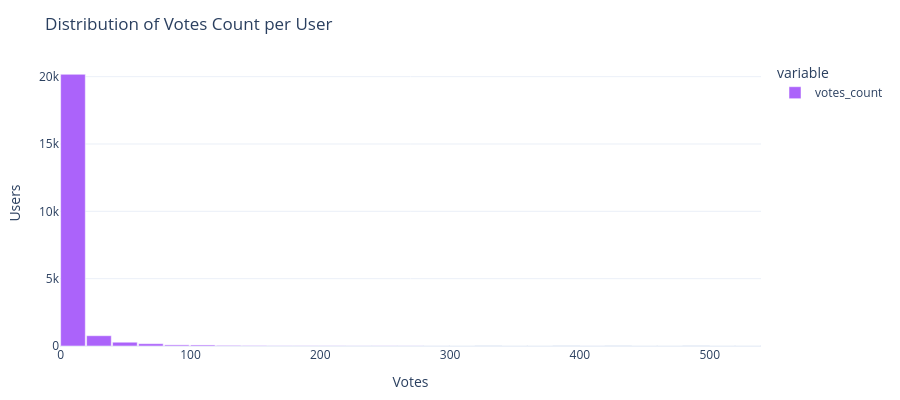

Source (notebook cell):
### Markdown cell above
# Distribution of votes count

How are user votes distributed?

### Code cell
s = pd.to_numeric(df['votes_count'], errors='coerce')
fig = px.histogram(
    s.dropna(), nbins=30,
    title='Distribution of Votes Count per User',
    labels={'value': 'Votes', 'count': 'Users'},
    color_discrete_sequence=['#AB63FA']
)
fig.update_traces(marker_line_color='white', marker_line_width=0.5)
fig.update_layout(bargap=0.05,
                  height=max(DEFAULT_HEIGHT - 20, 400),
                  xaxis_title='Votes', yaxis_title='Users')
fig.show()

save_plotly(fig, name='votes_count_distribution', description='Histogram of votes count per user', friendly_name='Votes Count Distribution')

### Figure 1 — Plotly figure (JSON) as saved in the notebook; plotly's stock layout.template omitted (floating-point values rounded to 4 significant figures; data arrays with more than 128 entries replaced by an {"elided": "..."} marker saying what was removed)
{"data": [{"bingroup": "x", "hovertemplate": "variable=votes_count<br>Votes=%{x}<br>count=%{y}<extra></extra>", "legendgroup": "votes_count", "marker": {"color": "#AB63FA", "line": {"color": "white", "width": 0.5}, "pattern": {"shape": ""}}, "name": "votes_count", "nbinsx": 30, "orientation": "v", "showlegend": true, "type": "histogram", "x": {"elided": "21718 int values"}, "xaxis": "x", "yaxis": "y"}], "layout": {"bargap": 0.05, "barmode": "relative", "height": 400, "legend": {"title": {"text": "variable"}, "tracegroupgap": 0}, "title": {"text": "Distribution of Votes Count per User"}, "xaxis": {"anchor": "y", "domain": [0, 1], "title": {"text": "Votes"}}, "yaxis": {"anchor": "x", "domain": [0, 1], "title": {"text": "Users"}}}}
